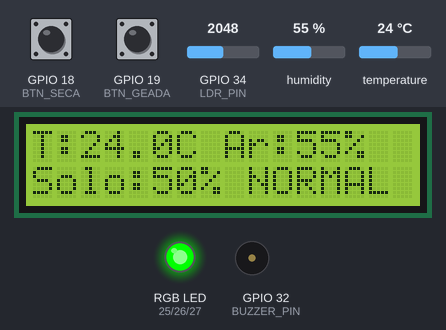
A sketch run on a simulated ESP32. On the bench: 16×2 character LCD, an RGB LED mixed from three pins (HIGH = lit), buzzer (waves = sounding, pin HIGH). Inputs (shaded band) come from the test bench; at power-on: temperature 24 °C, GPIO 34 (LDR_PIN) = 2048, GPIO 18 (BTN_SECA) HIGH, GPIO 19 (BTN_GEADA) HIGH, humidity 55 %. WiFi joins after 1.5 s; servers stay silent unless stated; random numbers use the default seed unless the sketch sets one; no MQTT or app messages arrive unless stated; what the sketch prints to the serial monitor is not drawn.

Above: at 5.2 s.
5.3 s: temperature set to 39.3 °C
At 10.8 s:
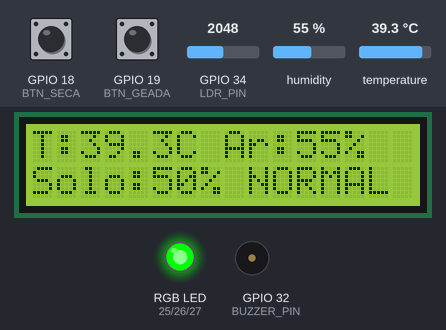
11.2 s: temperature set to 40.8 °C
At 13.6 s:
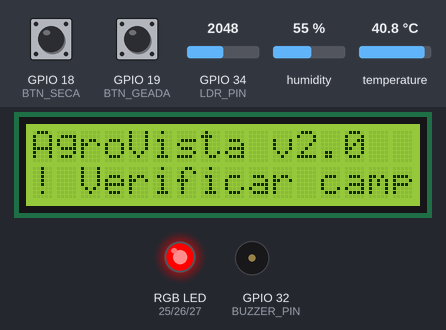
14.3 s: GPIO 34 (LDR_PIN) set to 3062
At 16.7 s:
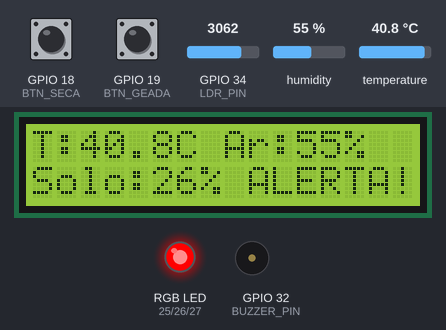
20.2 s: GPIO 34 (LDR_PIN) set to 3155
At 24.2 s:
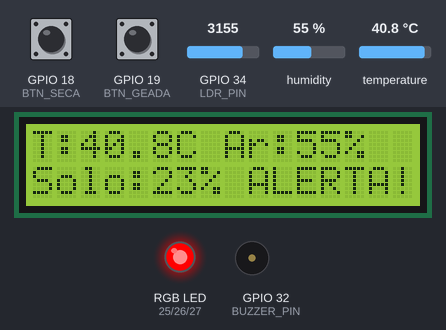
24.5 s: GPIO 18 (BTN_SECA) pulled LOW for 3.2 s
At 26.8 s:
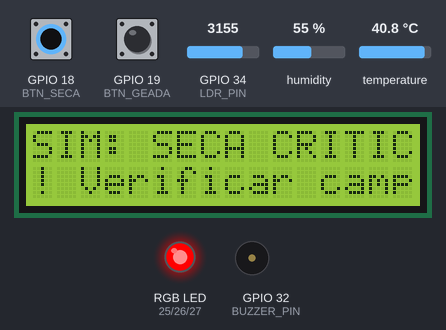
33.6 s: GPIO 19 (BTN_GEADA) pulled LOW for 3.2 s
At 37.0 s:
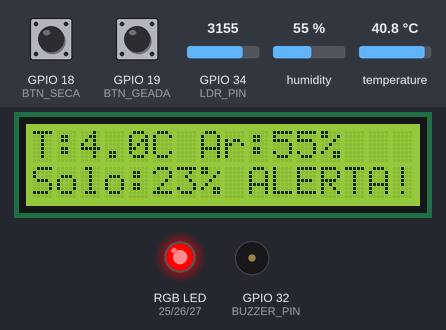
Timing chart, 0 to 38.5 s (numbered marks = the images above; inputs shaded):
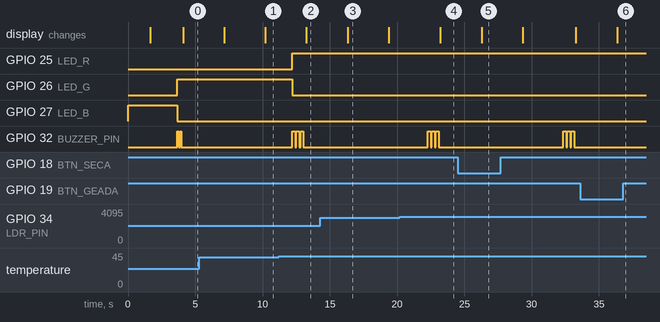

Measured:
- the behaviour switches between 40 and 40.1 °C on temperature (found by bisection; images 1 and 2)
- after the input at 11.2 s, GPIO 25 (LED_R): LOW → HIGH after 1.0 s; GPIO 26 (LED_G): HIGH → LOW after 1.0 s; GPIO 32 (BUZZER_PIN): alternates HIGH for 0.20 s and LOW for 0.10 s, 6 changes in all, then stays LOW, starting after 1.0 s
- what the display in image 3 shows lasts 3.1 s, from 16.3 s to 19.4 s

The sketch:

wifi-scan.ino
```cpp
#include <WiFi.h>
#include <esp_system.h>   // esp_random()
#include <PubSubClient.h>
#include <DHT.h>
#include <Wire.h>
#include <LiquidCrystal_I2C.h>
#include <ArduinoJson.h>

// ─── Wi-Fi / MQTT ─────────────────────────────────────────────────────────────
const char* SSID        = "Wokwi-GUEST";
const char* PASSWORD    = "";
const char* MQTT_SERVER = "broker.hivemq.com";
const int   MQTT_PORT   = 1883;

// Client ID único para evitar conflito de sessões simultâneas
String mqttClientId = "AgroVista-" + String((uint32_t)esp_random(), HEX);

// ─── Pinos ────────────────────────────────────────────────────────────────────
#define DHTPIN       4
#define DHTTYPE      DHT22
#define LDR_PIN      34   // simula sensor de umidade do solo
#define LED_R        25
#define LED_G        26
#define LED_B        27
#define BUZZER_PIN   32
#define BTN_SECA     18   // botão vermelho — simula seca extrema
#define BTN_GEADA    19   // botão azul    — simula risco de geada

// ─── Tópicos MQTT ─────────────────────────────────────────────────────────────
#define T_TEMP   "agrovista/talhao/temperatura"
#define T_SOLO   "agrovista/talhao/solo"
#define T_STATUS "agrovista/talhao/status"
#define T_ALERTA "agrovista/talhao/alerta"
#define T_SIM    "agrovista/talhao/simulacao"

// ─── Limiares ─────────────────────────────────────────────────────────────────
#define SOLO_CRITICO   25   // % solo — abaixo = seca crítica
#define SOLO_ATENCAO   50   // % solo — abaixo = atenção
#define TEMP_GEADA     8.0  // °C    — abaixo = risco de geada
#define TEMP_CRITICA   40.0 // °C    — acima  = calor extremo

// ─── Objetos ──────────────────────────────────────────────────────────────────
DHT              dht(DHTPIN, DHTTYPE);
LiquidCrystal_I2C lcd(0x27, 16, 2);
WiFiClient       espClient;
PubSubClient     mqtt(espClient);

// ─── Estado global ────────────────────────────────────────────────────────────
float       temperatura   = 0;
float       umidadeAr     = 0;
int         umidadeSolo   = 0;
int         luminosidade  = 0;
String      statusAtual   = "normal";
String      motivoAlerta  = "";
bool        alertaAtivo   = false;
bool        modoSeca      = false;
bool        modoGeada     = false;
unsigned long ultimoEnvio = 0;
unsigned long ultimoBuzzer = 0;
int         lcdPagina     = 0;
unsigned long ultimoLCD   = 0;

// ════════════════════════════════════════════════════════════════════════════════
//  LED RGB
// ════════════════════════════════════════════════════════════════════════════════
void setLED(int r, int g, int b) {
  digitalWrite(LED_R, r);
  digitalWrite(LED_G, g);
  digitalWrite(LED_B, b);
}

void atualizarLED() {
  if (statusAtual == "critico")       setLED(HIGH, LOW,  LOW ); // vermelho
  else if (statusAtual == "atencao")  setLED(HIGH, HIGH, LOW ); // amarelo
  else if (modoGeada)                 setLED(LOW,  LOW,  HIGH); // azul = geada
  else                                setLED(LOW,  HIGH, LOW ); // verde = normal
}

// ════════════════════════════════════════════════════════════════════════════════
//  BUZZER — bips conforme severidade
// ════════════════════════════════════════════════════════════════════════════════
void bipBuzzer(int vezes, int duracao) {
  for (int i = 0; i < vezes; i++) {
    digitalWrite(BUZZER_PIN, HIGH);
    delay(duracao);
    digitalWrite(BUZZER_PIN, LOW);
    delay(100);
  }
}

// ════════════════════════════════════════════════════════════════════════════════
//  LCD — alterna entre 2 páginas
// ════════════════════════════════════════════════════════════════════════════════
void atualizarLCD() {
  if (millis() - ultimoLCD < 3000) return;
  ultimoLCD = millis();

  lcd.clear();

  if (lcdPagina == 0) {
    // Página 1: temperatura e umidade do ar
    lcd.setCursor(0, 0);
    lcd.print("T:");
    lcd.print(temperatura, 1);
    lcd.print("C Ar:");
    lcd.print((int)umidadeAr);
    lcd.print("%");

    lcd.setCursor(0, 1);
    lcd.print("Solo:");
    lcd.print(umidadeSolo);
    lcd.print("% ");
    lcd.print(statusAtual == "critico" ? "ALERTA!" :
              statusAtual == "atencao" ? "ATENCAO " : "NORMAL  ");
  } else {
    // Página 2: modo de simulação + recomendação
    lcd.setCursor(0, 0);
    if (modoSeca)       lcd.print("SIM: SECA CRITICA");
    else if (modoGeada) lcd.print("SIM: RISCO GEADA");
    else                lcd.print("AgroVista v2.0  ");

    lcd.setCursor(0, 1);
    if (alertaAtivo)    lcd.print("! Verificar campo");
    else                lcd.print("Talhao Sul - OK ");
  }

  lcdPagina = 1 - lcdPagina; // alterna página
}

// ════════════════════════════════════════════════════════════════════════════════
//  CLASSIFICAÇÃO DE STATUS
// ════════════════════════════════════════════════════════════════════════════════
String classificarStatus() {
  alertaAtivo  = false;
  motivoAlerta = "";

  // Seca crítica
  if (umidadeSolo < SOLO_CRITICO || temperatura > TEMP_CRITICA) {
    alertaAtivo  = true;
    motivoAlerta = umidadeSolo < SOLO_CRITICO ? "seca_critica" : "calor_extremo";
    return "critico";
  }

  // Geada
  if (temperatura < TEMP_GEADA) {
    alertaAtivo  = true;
    motivoAlerta = "risco_geada";
    return "critico";
  }

  // Atenção
  if (umidadeSolo < SOLO_ATENCAO) {
    motivoAlerta = "solo_seco";
    return "atencao";
  }

  return "normal";
}

// ════════════════════════════════════════════════════════════════════════════════
//  LEITURA DOS SENSORES
// ════════════════════════════════════════════════════════════════════════════════
void lerSensores() {
  float t = dht.readTemperature();
  float h = dht.readHumidity();
  if (!isnan(t)) temperatura = t;
  if (!isnan(h)) umidadeAr   = h;

  // LDR (0–4095) → umidade do solo (0–100%)
  int raw  = analogRead(LDR_PIN);
  luminosidade = raw;
  umidadeSolo  = map(raw, 0, 4095, 100, 0); // LDR: mais luz = mais seco

  // ── Botões de simulação de crise ──────────────────
  modoSeca  = !digitalRead(BTN_SECA);
  modoGeada = !digitalRead(BTN_GEADA);

  if (modoSeca) {
    umidadeSolo = 10;   // solo quase seco
    temperatura = 41.5;
    Serial.println(">>> [SIM] SECA CRITICA ativada");
  }

  if (modoGeada) {
    temperatura = 4.0;  // temperatura de geada
    Serial.println(">>> [SIM] RISCO DE GEADA ativado");
  }

  statusAtual = classificarStatus();
  atualizarLED();

  // Buzzer em situação crítica (a cada 10s para não travar)
  if (alertaAtivo && millis() - ultimoBuzzer > 10000) {
    ultimoBuzzer = millis();
    bipBuzzer(statusAtual == "critico" ? 3 : 1, 200);
  }
}

// ════════════════════════════════════════════════════════════════════════════════
//  PUBLICAÇÃO MQTT
// ════════════════════════════════════════════════════════════════════════════════
void publicarMQTT() {
  StaticJsonDocument<192> doc;
  char buf[192];

  // Tópico 1: temperatura
  doc.clear();
  doc["valor"]      = temperatura;
  doc["umidade_ar"] = umidadeAr;
  serializeJson(doc, buf);
  mqtt.publish(T_TEMP, buf);

  // Tópico 2: solo
  doc.clear();
  doc["umidade_solo"] = umidadeSolo;
  doc["luminosidade"] = luminosidade;
  serializeJson(doc, buf);
  mqtt.publish(T_SOLO, buf);

  // Tópico 3: status consolidado
  doc.clear();
  doc["status"] = statusAtual;
  doc["temp"]   = temperatura;
  doc["solo"]   = umidadeSolo;
  doc["ar"]     = umidadeAr;
  serializeJson(doc, buf);
  mqtt.publish(T_STATUS, buf);

  // Tópico 4: alerta (só se ativo)
  if (alertaAtivo) {
    doc.clear();
    doc["alerta"]   = true;
    doc["motivo"]   = motivoAlerta;
    doc["talhao"]   = "Sul";
    doc["produtor"] = "Joao Batista";
    serializeJson(doc, buf);
    mqtt.publish(T_ALERTA, buf);
  }

  // Tópico 5: simulacao (só se algum botão pressionado)
  if (modoSeca || modoGeada) {
    doc.clear();
    doc["modo"]  = modoSeca ? "SECA" : "GEADA";
    doc["ativo"] = true;
    serializeJson(doc, buf);
    mqtt.publish(T_SIM, buf);
  }

  Serial.printf("[MQTT] Temp:%.1f°C Solo:%d%% Status:%s Alerta:%s\n",
    temperatura, umidadeSolo, statusAtual.c_str(),
    alertaAtivo ? motivoAlerta.c_str() : "nao");
}

// ════════════════════════════════════════════════════════════════════════════════
//  CONEXÕES
// ════════════════════════════════════════════════════════════════════════════════
void conectarWiFi() {
  Serial.print("Conectando WiFi");
  WiFi.mode(WIFI_STA);
  WiFi.begin(SSID, PASSWORD);
  int t = 0;
  while (WiFi.status() != WL_CONNECTED && t < 40) { // até 20s
    delay(500); Serial.print("."); t++;
  }
  if (WiFi.status() == WL_CONNECTED) {
    Serial.println(" OK! IP: " + WiFi.localIP().toString());
  } else {
    Serial.println(" FALHOU — modo offline");
  }
}

void conectarMQTT() {
  mqtt.setBufferSize(512); // garante espaço para JSONs maiores
  int tentativas = 0;
  while (!mqtt.connected() && tentativas < 5) {
    Serial.print("Conectando MQTT...");
    if (mqtt.connect(mqttClientId.c_str())) {
      Serial.println(" OK — ID: " + mqttClientId);
      mqtt.publish(T_STATUS, "{\"status\":\"online\",\"dispositivo\":\"AgroVista-v2\"}");
    } else {
      Serial.printf(" falhou rc=%d — tentando em 3s\n", mqtt.state());
      delay(3000);
      tentativas++;
    }
  }
}

// ════════════════════════════════════════════════════════════════════════════════
//  SETUP
// ════════════════════════════════════════════════════════════════════════════════
void setup() {
  Serial.begin(115200);
  Serial.println("\n╔══ AgroVista IoT v2.0 ══╗");

  // Pinos de saída
  pinMode(LED_R,     OUTPUT);
  pinMode(LED_G,     OUTPUT);
  pinMode(LED_B,     OUTPUT);
  pinMode(BUZZER_PIN,OUTPUT);

  // Pinos de entrada
  pinMode(BTN_SECA,  INPUT_PULLUP);
  pinMode(BTN_GEADA, INPUT_PULLUP);

  setLED(LOW,  LOW,  HIGH); // azul = inicializando

  // LCD
  Wire.begin();
  lcd.init();
  lcd.backlight();
  lcd.setCursor(0, 0); lcd.print("AgroVista v2.0");
  lcd.setCursor(0, 1); lcd.print("Iniciando...");

  // Sensores
  dht.begin();

  // Rede
  conectarWiFi();
  mqtt.setServer(MQTT_SERVER, MQTT_PORT);
  conectarMQTT();

  // LCD — mostra IP
  lcd.clear();
  lcd.setCursor(0, 0); lcd.print("WiFi OK!");
  lcd.setCursor(0, 1);
  if (WiFi.status() == WL_CONNECTED)
    lcd.print(WiFi.localIP().toString());
  else
    lcd.print("Sem rede");
  delay(2000);

  setLED(LOW,  HIGH, LOW ); // verde = pronto
  bipBuzzer(2, 100); // 2 bips = sistema pronto

  Serial.println("Sistema pronto.");
}

// ════════════════════════════════════════════════════════════════════════════════
//  LOOP
// ════════════════════════════════════════════════════════════════════════════════
void loop() {
  // Mantém MQTT vivo
  if (!mqtt.connected()) conectarMQTT();
  mqtt.loop();

  // Lê sensores + atualiza LED continuamente
  lerSensores();
  atualizarLCD();

  // Publica a cada 4 segundos
  if (millis() - ultimoEnvio >= 4000) {
    ultimoEnvio = millis();
    if (mqtt.connected()) publicarMQTT();
  }

  delay(100);
}
```
